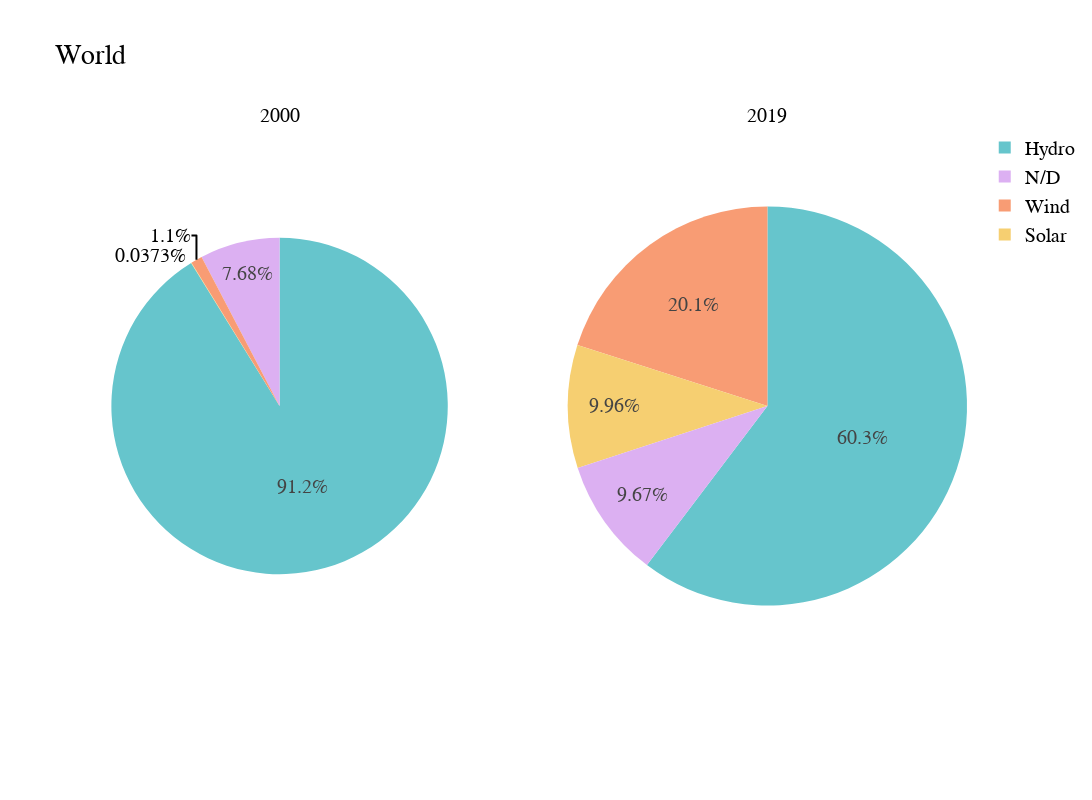

Source (notebook cell):
### Code cell
fig = make_subplots(1, 2, specs=[[{'type':'domain'}, {'type':'domain'}]],
                    subplot_titles=['2000', '2019'])
fig.add_trace(go.Pie(labels=world_share_2000.Type, values=world_share_2000.Share, scalegroup='one',
                     name="2000",marker_colors=px.colors.qualitative.Pastel), 1, 1)
fig.add_trace(go.Pie(labels=world_share_2019.Type, values=world_share_2019.Share, scalegroup='one',
                     name="2019",marker_colors=px.colors.qualitative.Pastel), 1, 2,)

fig.update_layout(title_text='World GDP',width=plot_width, height=plot_height,
                title = "World",
                font=plot_font_dict )

for i in fig['layout']['annotations']:
    i['font'] = plot_font_dict

fig.show()

### Figure 1 — Plotly figure (JSON) as saved in the notebook; plotly's stock layout.template omitted (floating-point values rounded to 4 significant figures)
{"data": [{"labels": ["Hydro", "Solar", "Wind", "N/D"], "marker": {"colors": ["rgb(102, 197, 204)", "rgb(246, 207, 113)", "rgb(248, 156, 116)", "rgb(220, 176, 242)", "rgb(135, 197, 95)", "rgb(158, 185, 243)", "rgb(254, 136, 177)", "rgb(201, 219, 116)", "rgb(139, 224, 164)", "rgb(180, 151, 231)", "rgb(179, 179, 179)"]}, "name": "2000", "scalegroup": "one", "values": [17.67, 0.007233, 0.213, 1.487], "type": "pie", "domain": {"x": [0.0, 0.45], "y": [0.0, 1.0]}}, {"labels": ["Hydro", "Solar", "Wind", "N/D"], "marker": {"colors": ["rgb(102, 197, 204)", "rgb(246, 207, 113)", "rgb(248, 156, 116)", "rgb(220, 176, 242)", "rgb(135, 197, 95)", "rgb(158, 185, 243)", "rgb(254, 136, 177)", "rgb(201, 219, 116)", "rgb(139, 224, 164)", "rgb(180, 151, 231)", "rgb(179, 179, 179)"]}, "name": "2019", "scalegroup": "one", "values": [16.45, 2.718, 5.471, 2.637], "type": "pie", "domain": {"x": [0.55, 1.0], "y": [0.0, 1.0]}}], "layout": {"annotations": [{"font": {"color": "#000000", "family": "Arial", "size": 20}, "showarrow": false, "text": "2000", "x": 0.225, "xanchor": "center", "xref": "paper", "y": 1.0, "yanchor": "bottom", "yref": "paper"}, {"font": {"color": "#000000", "family": "Arial", "size": 20}, "showarrow": false, "text": "2019", "x": 0.775, "xanchor": "center", "xref": "paper", "y": 1.0, "yanchor": "bottom", "yref": "paper"}], "title": {"text": "World"}, "font": {"family": "Arial", "size": 20, "color": "#000000"}, "width": 1500, "height": 800}}
